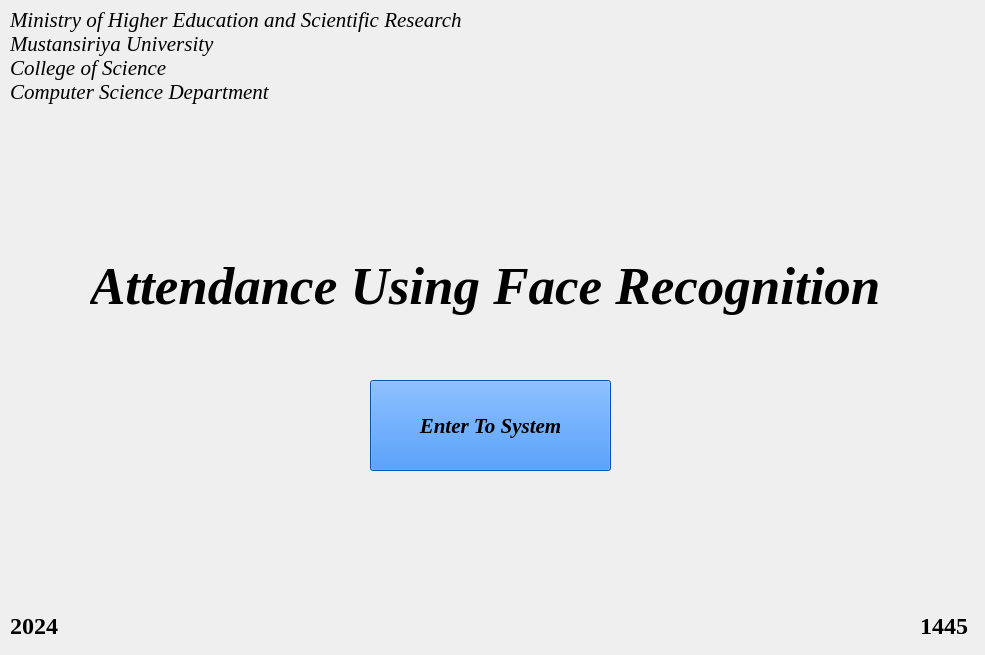
<?xml version="1.0" encoding="UTF-8"?>
<ui version="4.0">
 <class>Form</class>
 <widget class="QWidget" name="Form">
  <property name="windowModality">
   <enum>Qt::NonModal</enum>
  </property>
  <property name="geometry">
   <rect>
    <x>0</x>
    <y>0</y>
    <width>985</width>
    <height>655</height>
   </rect>
  </property>
  <property name="windowTitle">
   <string>Form</string>
  </property>
  <property name="styleSheet">
   <string notr="true"/>
  </property>
  <widget class="QLabel" name="label">
   <property name="geometry">
    <rect>
     <x>-290</x>
     <y>-90</y>
     <width>1281</width>
     <height>761</height>
    </rect>
   </property>
   <property name="text">
    <string/>
   </property>
   <property name="pixmap">
    <pixmap>photo_2021-12-25_15-49-31.jpg</pixmap>
   </property>
   <property name="scaledContents">
    <bool>true</bool>
   </property>
  </widget>
  <widget class="QLabel" name="label_2">
   <property name="geometry">
    <rect>
     <x>10</x>
     <y>0</y>
     <width>471</width>
     <height>111</height>
    </rect>
   </property>
   <property name="font">
    <font>
     <family>Times New Roman</family>
     <pointsize>16</pointsize>
     <weight>50</weight>
     <italic>true</italic>
     <bold>false</bold>
    </font>
   </property>
   <property name="text">
    <string>Ministry of Higher Education and Scientific Research
Mustansiriya University
College of Science
Computer Science Department</string>
   </property>
  </widget>
  <widget class="QLabel" name="label_3">
   <property name="geometry">
    <rect>
     <x>90</x>
     <y>250</y>
     <width>801</width>
     <height>71</height>
    </rect>
   </property>
   <property name="font">
    <font>
     <family>Times New Roman</family>
     <pointsize>40</pointsize>
     <weight>75</weight>
     <italic>true</italic>
     <bold>true</bold>
    </font>
   </property>
   <property name="text">
    <string>Attendance Using Face Recognition</string>
   </property>
  </widget>
  <widget class="QPushButton" name="pushButton">
   <property name="geometry">
    <rect>
     <x>370</x>
     <y>380</y>
     <width>241</width>
     <height>91</height>
    </rect>
   </property>
   <property name="font">
    <font>
     <family>Times New Roman</family>
     <pointsize>16</pointsize>
     <weight>75</weight>
     <italic>true</italic>
     <bold>true</bold>
    </font>
   </property>
   <property name="styleSheet">
    <string notr="true">QPushButton{

background-color:  #0672ff;
color: black;
}
QPushButton:hover{
background-color:white;

}
</string>
   </property>
   <property name="text">
    <string>Enter To System</string>
   </property>
  </widget>
  <widget class="QLabel" name="label_9">
   <property name="geometry">
    <rect>
     <x>10</x>
     <y>610</y>
     <width>61</width>
     <height>31</height>
    </rect>
   </property>
   <property name="font">
    <font>
     <family>Times New Roman</family>
     <pointsize>18</pointsize>
     <weight>75</weight>
     <bold>true</bold>
    </font>
   </property>
   <property name="text">
    <string>2024</string>
   </property>
  </widget>
  <widget class="QLabel" name="label_10">
   <property name="geometry">
    <rect>
     <x>920</x>
     <y>610</y>
     <width>61</width>
     <height>31</height>
    </rect>
   </property>
   <property name="font">
    <font>
     <family>Times New Roman</family>
     <pointsize>18</pointsize>
     <weight>75</weight>
     <bold>true</bold>
    </font>
   </property>
   <property name="text">
    <string>1445</string>
   </property>
  </widget>
 </widget>
 <resources>
  <include location="f2.qrc"/>
  <include location="../ex/b.qrc"/>
  <include location="../ex/a.qrc"/>
  <include location="../ex/m.qrc"/>
  <include location="../ex/test.qrc"/>
 </resources>
 <connections/>
</ui>
